Frame 1 (no input): blank canvas, image omitted
Frame 60 (no input): blank canvas, image omitted
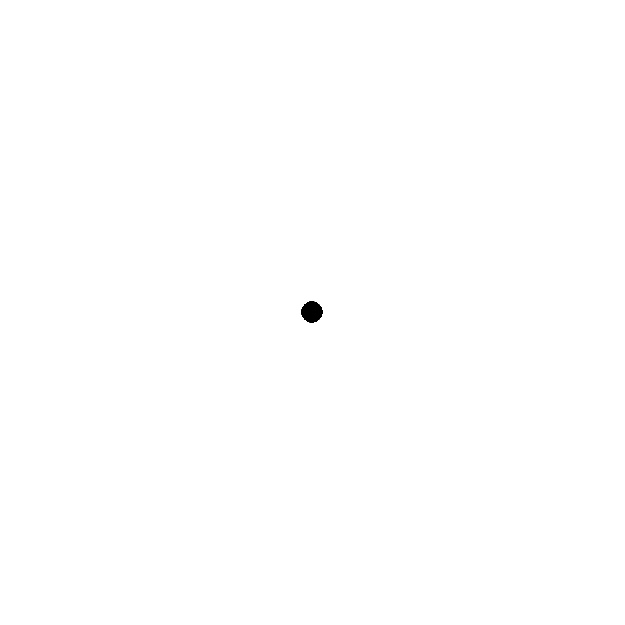
Frame 120 (the mouse pressed at the canvas centre since frame 60)

The p5.js sketch whose frames 1 and 60 were blank and that drew this single picture after the mouse press (run headless with seeded random() and noise() and a simulated clock; from frame 60 on, the mouse is pressed at the canvas centre):

// p5.js sketch
// ── sketch.js
function setup() {
    createCanvas(625, 625);
  background("white");
  }
  function draw() {
    fill("black");
    stroke("black")
    
    if(mouseIsPressed) {
      circle(mouseX, mouseY, 20, 20);
    }
  }
